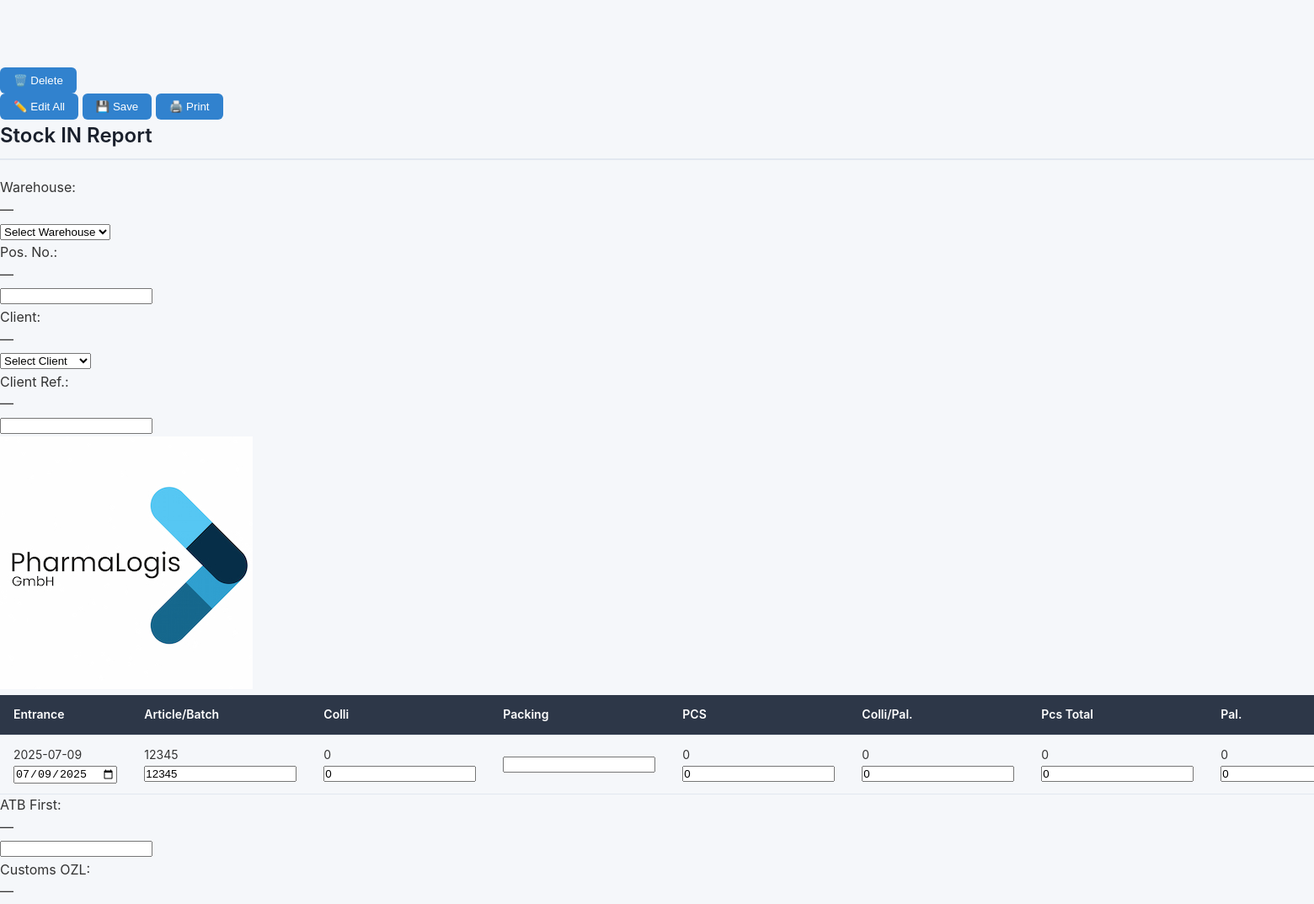
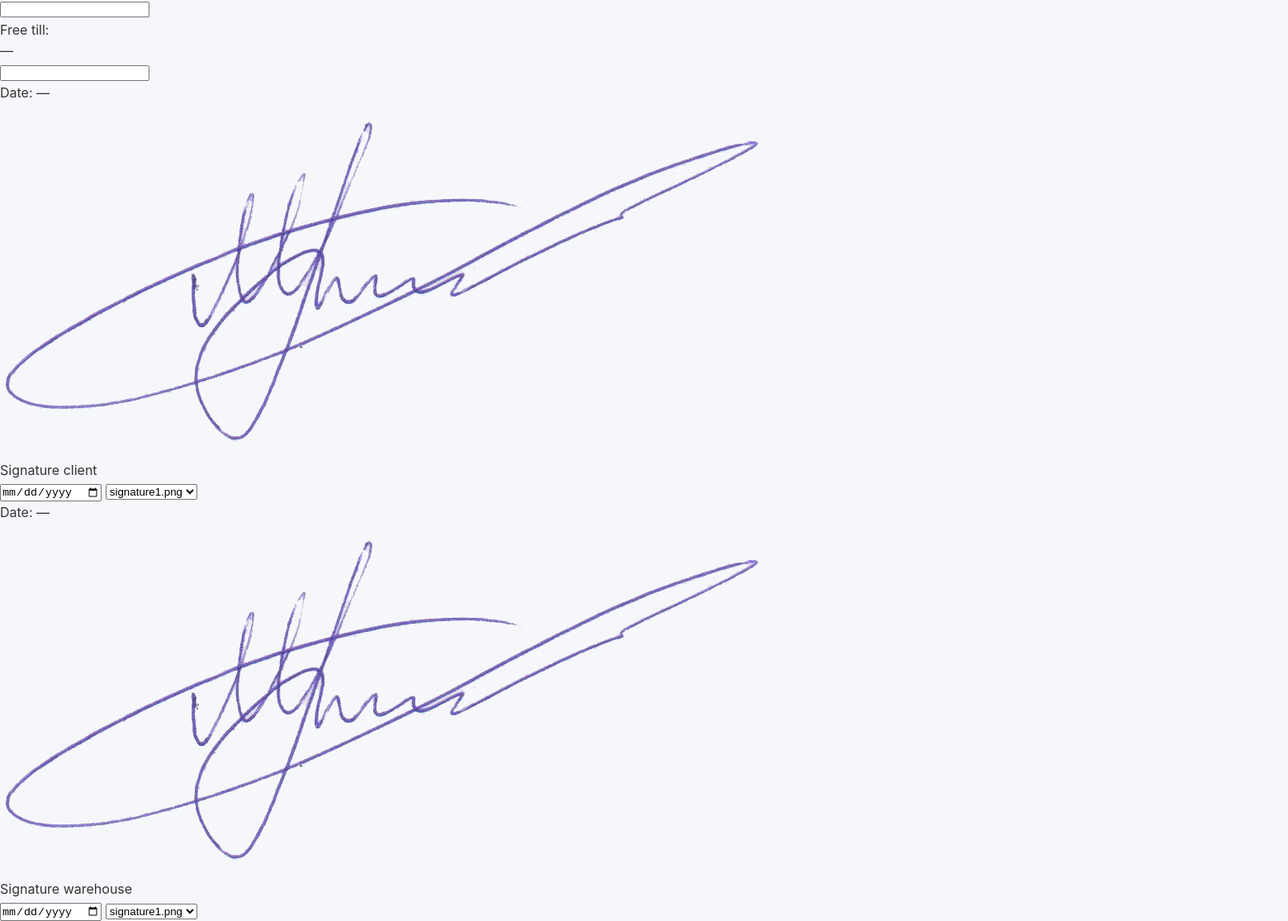
/stockreport/view_by_order/030725 (signed in), run on the app's committed database (2 pictures, top to bottom).
### app/models.py (models this page shows)
class WarehouseStock(db.Model):
    __tablename__ = 'warehouse_stock'  # ✅ Ensure FK consistency
    id = db.Column(db.Integer, primary_key=True)
    user_id = db.Column(db.Integer, db.ForeignKey('user.id'), nullable=False)
    order_number = db.Column(db.String(50), nullable=False)
    product_name = db.Column(db.String(100), nullable=False)
    quantity = db.Column(db.String(50), nullable=False)
    ata = db.Column(db.String(10), nullable=True)
    transit_status = db.Column(db.String(20), default='In Stock', nullable=False)
    notes = db.Column(db.String(120))
    transport = db.Column(db.String(20))
    is_manual = db.Column(db.Boolean, default=False)
    pod_filename = db.Column(db.String(120))
    warehouse_address = db.Column(db.String(255))
    client = db.Column(db.String(255))
    pos_no = db.Column(db.String(50))
    customer_ref = db.Column(db.String(50))
    is_archived = db.Column(db.Boolean, default=False)

class StockReportEntry(db.Model):
    id = db.Column(db.Integer, primary_key=True)
    stage = db.Column(db.String(20))  # "Arrived", "Stocked", "Delivered"
    entrance_date = db.Column(db.Date)
    article_batch = db.Column(db.String(50))
    colli = db.Column(db.Integer)
    packing = db.Column(db.String(50))
    pcs = db.Column(db.Integer)
    colli_per_pal = db.Column(db.Integer)
    pcs_total = db.Column(db.Integer)
    pal = db.Column(db.Integer)
    product = db.Column(db.String(100))
    gross_kg = db.Column(db.Float)
    net_kg = db.Column(db.Float)
    sender = db.Column(db.String(100))
    customs_status = db.Column(db.String(10))  # "EU", "T1"
    stockref = db.Column(db.String(50))
    warehouse_address = db.Column(db.String(255))
    client = db.Column(db.String(255))
    pos_no = db.Column(db.String(50))
    customer_ref = db.Column(db.String(50))
    related_order_id = db.Column(db.Integer, db.ForeignKey('warehouse_stock.id', name='fk_stockreport_warehouse'))
    related_order = db.relationship('WarehouseStock', backref='stock_reports')

### app/routes/warehouse_routes.py (the view)
@warehouse_bp.route('/stockreport/view_by_order/<string:order_number>')
@login_required
def view_stockreport_by_order(order_number):
    item = WarehouseStock.query.filter_by(order_number=order_number).first()
    if not item:
        item = DeliveredGoods.query.filter_by(order_number=order_number).first_or_404()
    if isinstance(item, WarehouseStock):
        if not can_view_all(current_user.role) and current_user.id != item.user_id:
            flash("Access denied.", "danger")
            return redirect(url_for('warehouse.warehouse'))
    entries = StockReportEntry.query.filter_by(related_order_id=item.id).all()
    first_entry = entries[0] if entries else None
    atb_frist = customs_ozl = free_till = None
    if first_entry and first_entry.customs_status == "T1" and first_entry.entrance_date:
        atb_frist = first_entry.entrance_date.strftime("%d.%m.%Y")
        customs_ozl = "OZL Hamburg"
        free_till = (first_entry.entrance_date + timedelta(days=90)).strftime("%d.%m.%Y")
    return render_template(
        "view_stockreport.html",
        entries=entries,
        item=item,
        atb_frist=atb_frist,
        customs_ozl=customs_ozl,
        free_till=free_till,
        signature_date_client=getattr(first_entry, 'signature_date_client', None),
        signature_client=getattr(first_entry, 'signature_client', None),
        signature_date_warehouse=getattr(first_entry, 'signature_date_warehouse', None),
        signature_warehouse=getattr(first_entry, 'signature_warehouse', None),
        report_header=getattr(first_entry, '__dict__', {})  # 🚨 Pass extra fields
    )

### app/roles.py (called while the page is built)
def can_view_all(role):
    return ROLE_PERMISSIONS.get(role, {}).get('can_view_all', False)

### app/routes/__init__.py (called while the page is built)
def inject_globals():
    return dict(current_user=current_user, current_path=request.path)

### app/templates/view_stockreport.html (shortened to what this page needs)
{% extends "base_clean.html" %}
{% block body %}
<div class="flex justify-end gap-3 px-[50px] mt-6 no-print">
  {% if entries and entries|length > 0 %}
  <form method="POST" action="{{ url_for('warehouse.delete_stockreport', entry_id=entries[0].id) }}"
    onsubmit="return confirm('Delete this entry?')">
    <button type="submit" class="bg-red-700 hover:bg-red-800 text-white px-4 py-2 rounded shadow text-sm">🗑️
      Delete</button>
  </form>
  {% endif %}
  <button id="edit-all-btn" class="bg-yellow-600 hover:bg-yellow-700 text-white px-4 py-2 rounded shadow text-sm">✏️
    Edit All</button>
  <button id="save-stockreport-btn"
    class="bg-green-700 hover:bg-green-800 text-white px-4 py-2 rounded shadow text-sm hidden">💾 Save</button>
  <button id="custom-print-btn" class="bg-gray-700 hover:bg-gray-900 text-white px-4 py-2 rounded shadow text-sm">🖨️
    Print</button>
</div>
<div class="print-area bg-white dark:bg-gray-800 p-6 rounded shadow max-w-[1120px] mx-auto mt-6" id="pdf-report">
  <div class="flex justify-between items-start mb-6">
    <div>
      <h2 class="text-2xl font-bold mb-2">Stock IN Report</h2>
      <div class="grid grid-cols-2 gap-4 mb-6 text-sm">
        <div>
          <span class="font-semibold">Warehouse:</span>
          <div class="ml-2 view-mode">{{ item.warehouse_address or '—' }}</div>
          <div class="edit-header hidden">
            <select name="warehouse_address"
              class="w-full mt-1 border px-2 py-1 rounded text-sm bg-white dark:bg-gray-700">
              <option value="">Select Warehouse</option>
            </select>
          </div>
        </div>
        <div>
          <span class="font-semibold">Pos. No.:</span>
          <div class="ml-2 view-mode">{{ item.pos_no or '—' }}</div>
          <div class="edit-header hidden">
            <input type="text" name="pos_no" value="{{ item.pos_no or '' }}"
              class="w-full mt-1 border px-2 py-1 rounded text-sm bg-white dark:bg-gray-700" />
          </div>
        </div>
        <div>
          <span class="font-semibold">Client:</span>
          <div class="ml-2 view-mode">{{ item.client or '—' }}</div>
          <div class="edit-header hidden">
            <select name="client" class="w-full mt-1 border px-2 py-1 rounded text-sm bg-white dark:bg-gray-700">
              <option value="">Select Client</option>
            </select>
          </div>
        </div>
        <div>
          <span class="font-semibold">Client Ref.:</span>
          <div class="ml-2 view-mode">{{ item.customer_ref or '—' }}</div>
          <div class="edit-header hidden">
            <input type="text" name="customer_ref" value="{{ item.customer_ref or '' }}"
              class="w-full mt-1 border px-2 py-1 rounded text-sm bg-white dark:bg-gray-700" />
          </div>
        </div>
      </div>
    </div>
    <img src="{{ url_for('static', filename='images/logo.jpg') }}" alt="Logo" class="w-36 object-contain h-auto">
  </div>
  <div class="overflow-auto print:overflow-visible">
    <table class="w-full table-fixed text-sm text-left border" id="stockreport-table">
      <thead class="bg-gray-100 dark:bg-gray-700 text-xs text-gray-700 dark:text-gray-300">
        <tr>
          <th class="p-2 border w-[90px] whitespace-nowrap">Entrance</th>
          <th class="p-2 border w-[120px] whitespace-nowrap">Article/Batch</th>
          <th class="p-2 border w-[40px]">Colli</th>
          <th class="p-2 border w-[60px]">Packing</th>
          <th class="p-2 border w-[40px]">PCS</th>
          <th class="p-2 border w-[60px] whitespace-nowrap">Colli/Pal.</th>
          <th class="p-2 border w-[40px] whitespace-nowrap">Pcs Total</th>
          <th class="p-2 border w-[40px]">Pal.</th>
        </tr>
      </thead>
      <tbody>
        {% for entry in entries %}
        <tr class="border-t" data-entry-id="{{ entry.id }}">
          {% for field in ["entrance_date", "article_batch", "colli", "packing", "pcs", "colli_per_pal", "pcs_total",
          "pal", "product", "gross_kg", "net_kg", "sender", "customs_status", "stockref"] %}
          <td class="p-2 border break-words">
            <div class="view-mode">{{ entry | lookup(field) }}</div>
            <div class="edit-header hidden">
              {% if field == "customs_status" %}
              <select name="{{ field }}">
                <option value="EU" {% if entry | lookup(field)=='EU' %}selected{% endif %}>EU</option>
                <option value="T1" {% if entry | lookup(field)=='T1' %}selected{% endif %}>T1</option>
              </select>
              {% elif field in ["colli", "pcs", "colli_per_pal", "pcs_total", "pal", "gross_kg", "net_kg"] %}
              <input type="number" name="{{ field }}" value="{{ entry | lookup(field) }}">
              {% elif field == "entrance_date" %}
              <input type="date" name="{{ field }}" value="{{ entry | lookup(field) }}">
              {% else %}
              <input type="text" name="{{ field }}" value="{{ entry | lookup(field) }}">
              {% endif %}
            </div>
          </td>
          {% endfor %}
        </tr>
        {% endfor %}
      </tbody>
    </table>
  </div>
  <div class="grid grid-cols-3 gap-4 mt-8 text-sm">
    {% for label, field in [("ATB First", "atb_first"), ("Customs OZL", "customs_ozl"), ("Free till", "free_till")] %}
    <div>
      <label class="font-medium">{{ label }}:</label>
      <div class="view-mode text-gray-700">{{ item | lookup(field) or "—" }}</div>
      <div class="edit-header hidden">
        <input type="text" name="{{ field }}" value="{{ item | lookup(field) or '' }}"
          class="w-full mt-1 border px-2 py-1 rounded text-sm bg-white dark:bg-gray-700" />
      </div>
    </div>
    {% endfor %}
  </div>
  <div class="grid grid-cols-2 gap-8 mt-10">
    {% for side, date, sig in [('client', signature_date_client, signature_client), ('warehouse',
    signature_date_warehouse, signature_warehouse)] %}
    <div class="text-center">
      <div class="view-mode">
        <p class="text-sm text-gray-700 mb-1">Date: {{ date or '—' }}</p>
        <img src="{{ url_for('static', filename='images/signatures/' + (sig or 'signature1.png')) }}" alt="Signature"
          class="mx-auto w-32 h-auto mb-2">
        <p class="text-sm mt-1 capitalize">Signature {{ side }}</p>
      </div>
      <div class="edit-header hidden space-y-2">
        <input type="date" name="signature_date_{{ side }}" value="{{ date or '' }}"
          class="w-full border px-3 py-1 rounded" />
        <select name="signature_{{ side }}" class="w-full border rounded px-2 py-1">
          {% for s in ['signature1.png', 'signature2.png', 'signature3.png'] %}
          <option value="{{ s }}" {% if sig==s %}selected{% endif %}>{{ s }}</option>
          {% endfor %}
        </select>
      </div>
    </div>
    {% endfor %}
  </div>
</div>
{% endblock %}

### app/templates/base_clean.html (shortened to what this page needs)
<!DOCTYPE html>
<html lang="en">
<head>
  <link href="{{ url_for('static', filename='css/style.css') }}" rel="stylesheet">
</head>
<body class="bg-white text-gray-800 dark:text-gray-200 dark:bg-gray-900">
  {% block body %}{% endblock %}
</body>
</html>

### app/static/css/style.css (style rules this page uses)
* { margin: 0; padding: 0; box-sizing: border-box; }
body { font-family: 'Inter', -apple-system, BlinkMacSystemFont, 'Segoe UI', Roboto, sans-serif; background-color: #f5f7fa; color: #333; line-height: 1.6; padding-top: 80px; }
h2 { font-size: 24px; font-weight: 600; color: #1a202c; margin-bottom: 20px; border-bottom: 2px solid #e2e8f0; padding-bottom: 8px; }
table { width: 100%; border-collapse: collapse; font-size: 14px; }
table th, table td { padding: 12px 16px; text-align: left; border-bottom: 1px solid #e2e8f0; }
table th { background-color: #2d3748; color: #fff; font-weight: 600; position: sticky; top: 0; z-index: 20; cursor: pointer; transition: background-color 0.2s ease; }
table tbody tr { transition: background-color 0.2s ease; }
a, button { transition: all 0.2s ease; }
button { background-color: #3182ce; color: #fff; border: none; padding: 8px 16px; border-radius: 6px; font-weight: 500; cursor: pointer; }
table thead th { z-index: 20; }

### data on the page
WarehouseStock: warehouse_address "—", pos_no "—", client "—", customer_ref "—"
StockReportEntry: entrance_date "2025-07-09" "12345" "0" "0" "0" "0" "0", entrance_date "07/09/2025", article_batch "12345", colli "0" "0" "0" "0" "0"

### other printed values
{{ label }} "ATB First" "Customs OZL" "Free till"
{{ item | lookup(field) or "—" }} "—" "—" "—"
{{ date or '—' }} "—" "—"
{{ side }} "client" "warehouse"
form field signature_client "signature1.png"
form field signature_warehouse "signature1.png"
